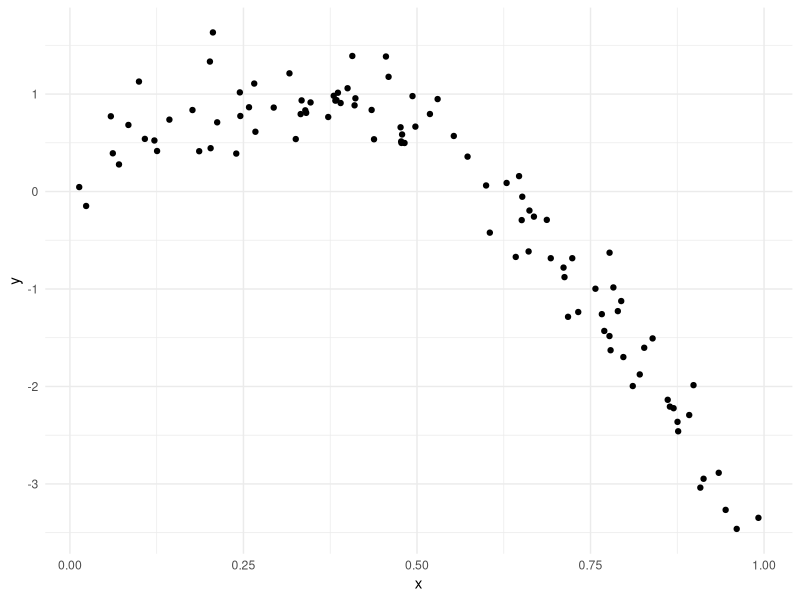
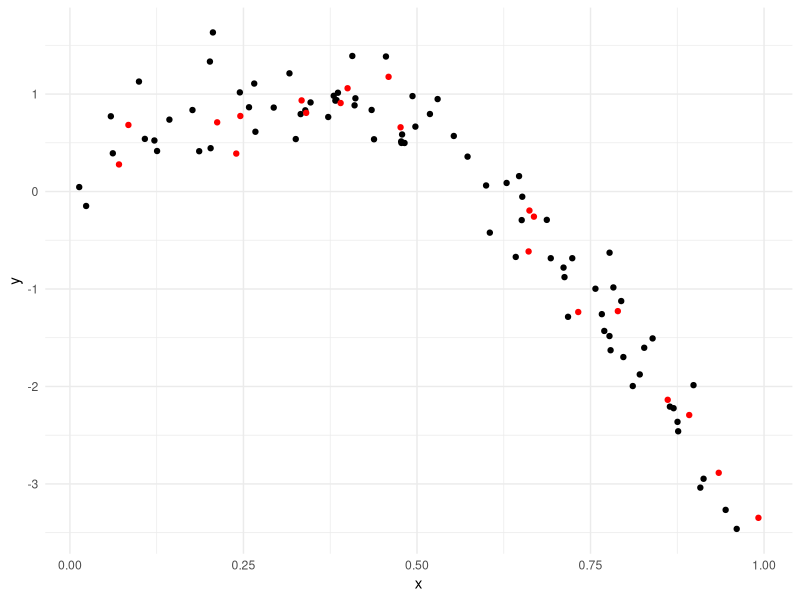
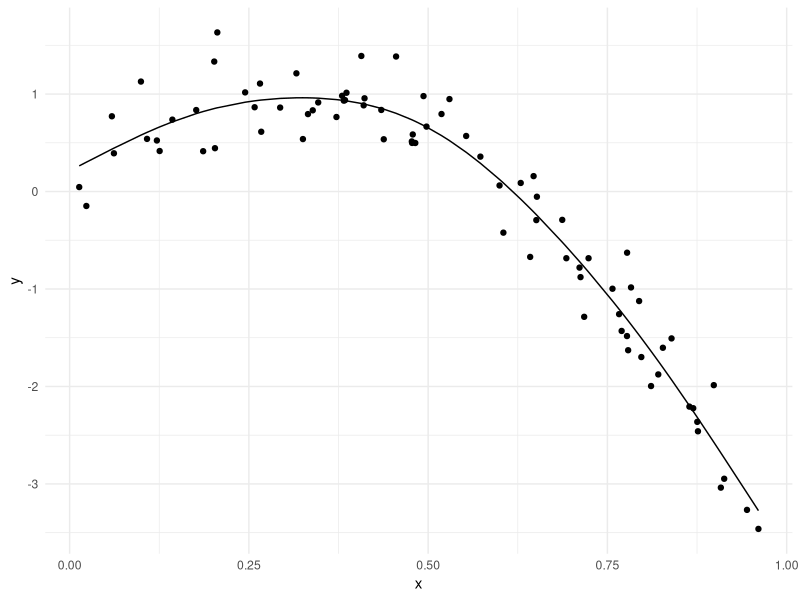
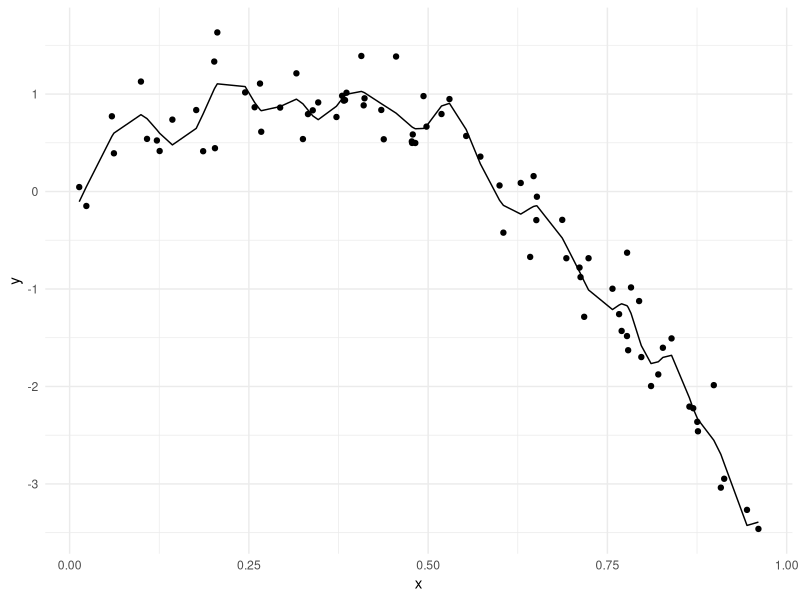
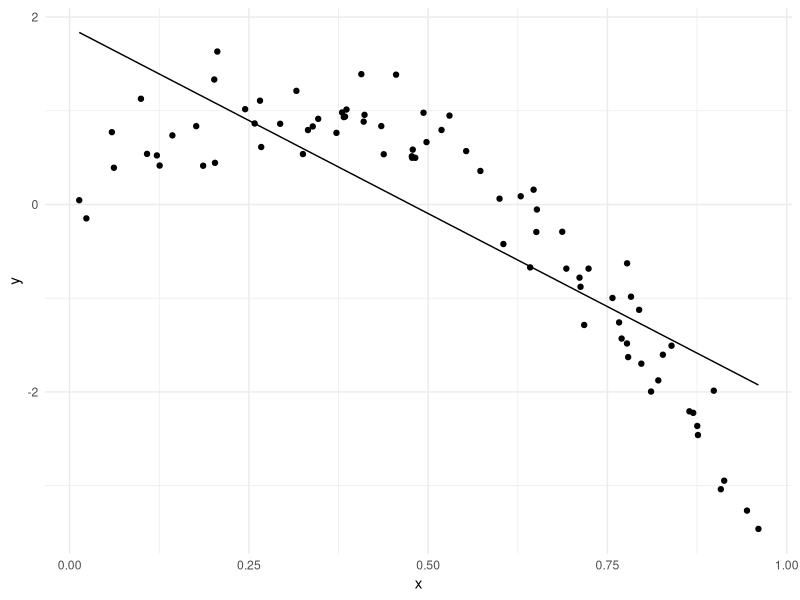
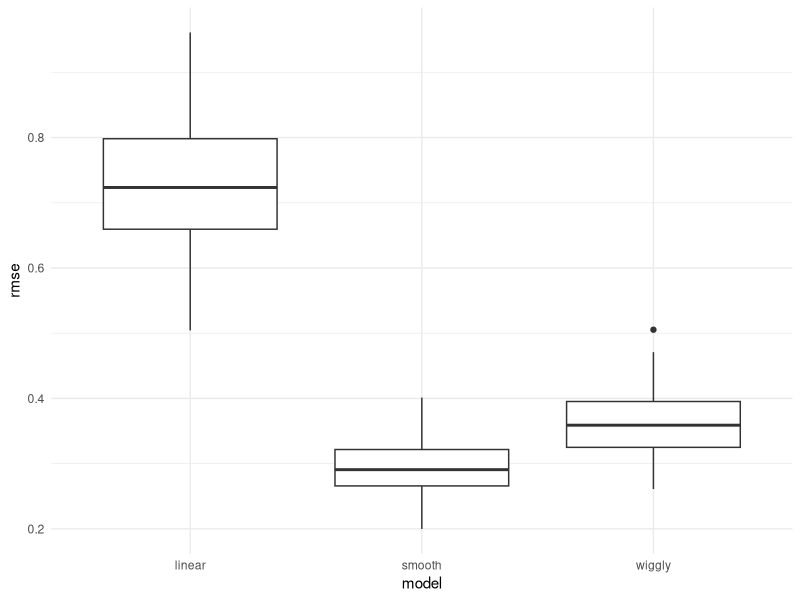

These charts were generated, in order, by the following R code:
## ---- chunk 1
library(tidyverse)
library(modelr)
library(mgcv)
library(viridis)



knitr::opts_chunk$set(
  fig.width = 6,
  fig.asp = .6,
  out.width = "90%"
)

theme_set(theme_minimal() + theme(legend.position = "bottom"))

options(
  ggplot2.continuous.colour = "viridis",
  ggplot2.continuous.fill = "viridis"
)

scale_colour_discrete = scale_colour_viridis_d
scale_fill_discrete = scale_fill_viridis_d
## ---- chunk 2
set.seed(1)

nonlin_df = tibble(
  id = 1:100,
  x  = runif(100, 0, 1),
  y  = 1 - 10*(x - .3)^2 + rnorm(100, 0, .3)  
)

nonlin_df %>% 
  ggplot(aes(x = x, y = y)) +
  geom_point()
## ---- chunk 3
train_df = sample_n(nonlin_df, 80)
test_df = anti_join(nonlin_df, train_df, by = "id")

ggplot(train_df, aes(x = x, y = y)) +
  geom_point() +
  geom_point(data = test_df, color = "red")

## ---- chunk 4
linear_mod = lm(y ~ x, data = train_df)
smooth_mod = mgcv::gam(y ~ s(x), data = train_df)
wiggly_mod = mgcv::gam(y ~ s(x, k = 30), sp = 10e-6, data = train_df)
## ---- chunk 5
train_df %>% 
  add_predictions(smooth_mod) %>% 
  ggplot(aes(x = x, y = y)) +
  geom_point() +
  geom_line(aes(y = pred))
## ---- chunk 6
train_df %>% 
  add_predictions(wiggly_mod) %>% 
  ggplot(aes(x = x, y = y)) +
  geom_point() +
  geom_line(aes(y = pred))
## ---- chunk 7
train_df %>% 
  add_predictions(linear_mod) %>% 
  ggplot(aes(x = x, y = y)) +
  geom_point() +
  geom_line(aes(y = pred))
## ---- chunk 8
rmse(linear_mod, test_df)
rmse(smooth_mod, test_df)
rmse(wiggly_mod, test_df)
## ---- chunk 9
cv_df = 
  crossv_mc(nonlin_df, 100) # 100 trainings and tests

cv_df %>% pull(train) %>% .[[1]] %>% as_tibble()
## ---- chunk 10
cv_df = 
  crossv_mc(nonlin_df, 100) %>% 
  mutate(
    train = map(train, as_tibble),
    test = map(test, as_tibble)
  )
## ---- chunk 11
cv_df = 
cv_df %>% 
  mutate(
    linear_mod = map(.x = train, ~lm(y ~ x, data = .x)),
    smooth_mod = map(.x = train, ~gam(y ~ s(x), data = .x)),
    wiggly_mod = map(.x = train, ~gam(y ~ s(x, k = 30), sp = 10e-6, data = .x))
    ) %>% 
  mutate(
    rmse_linear = map2_dbl(.x = linear_mod, .y = test, ~rmse(data = .y, model = .x)),
    rmse_smooth = map2_dbl(.x = smooth_mod, .y = test, ~rmse(data = .y, model = .x)),
    rmse_wiggly = map2_dbl(.x = wiggly_mod, .y = test, ~rmse(data = .y, model = .x))
  )
## ---- chunk 12
cv_df %>% 
  select(starts_with("rmse")) %>% 
  pivot_longer(
    rmse_linear:rmse_wiggly,
    names_to = "model",
    values_to = "rmse",
    names_prefix = "rmse_"
  ) %>% 
  ggplot(aes(x = model, y = rmse)) +
  geom_boxplot()
